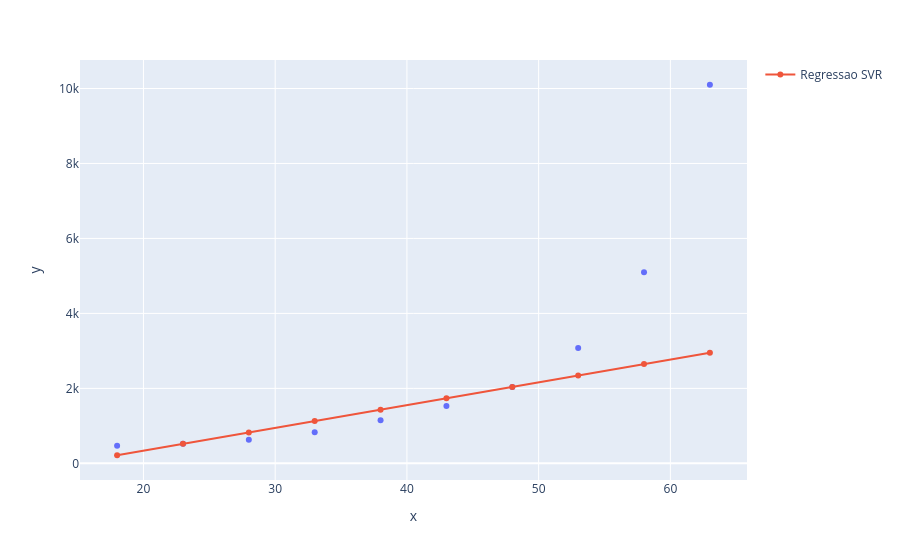

The cell this chart's notebook holds for it:
### Code cell
grafico = px.scatter(x = x_plano.ravel(), y = y_plano)
grafico.add_scatter(x = x_plano.ravel(), y = regressor_svr.predict(x_plano), name = 'Regressao SVR')
grafico.show()

### Figure 1 — Plotly figure (JSON) as saved in the notebook; plotly's stock layout.template omitted (floating-point values rounded to 4 significant figures)
{"data": [{"hovertemplate": "x=%{x}<br>y=%{y}<extra></extra>", "legendgroup": "", "marker": {"color": "#636efa", "symbol": "circle"}, "mode": "markers", "name": "", "orientation": "v", "showlegend": false, "type": "scatter", "x": [18, 23, 28, 33, 38, 43, 48, 53, 58, 63], "xaxis": "x", "y": [470, 520, 630, 830, 1150, 1530, 2040, 3080, 5100, 10100], "yaxis": "y"}, {"name": "Regressao SVR", "type": "scatter", "x": [18, 23, 28, 33, 38, 43, 48, 53, 58, 63], "y": [216.1, 520.1, 824.1, 1128.0, 1432.0, 1736.0, 2040.0, 2344.0, 2648.0, 2952.0]}], "layout": {"legend": {"tracegroupgap": 0}, "margin": {"t": 60}, "xaxis": {"anchor": "y", "domain": [0, 1], "title": {"text": "x"}}, "yaxis": {"anchor": "x", "domain": [0, 1], "title": {"text": "y"}}}}
